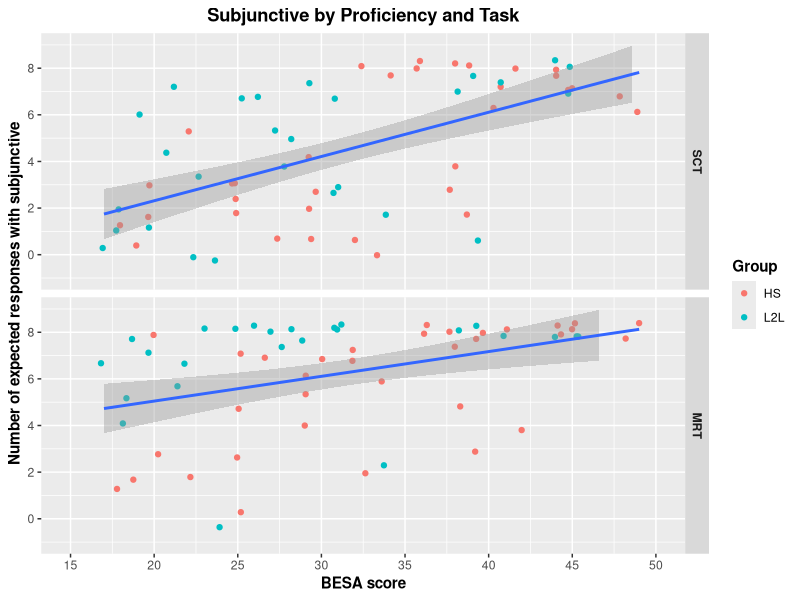
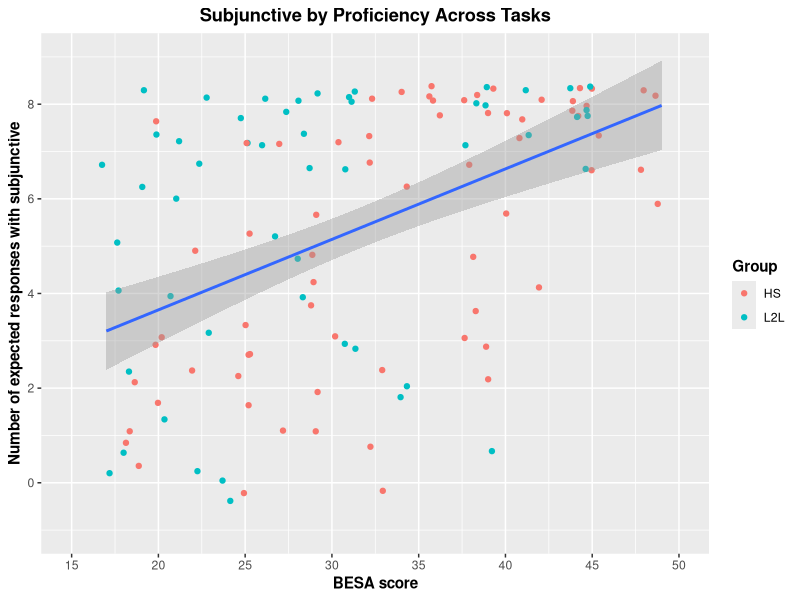

Recreate these plots in R, in order.
library(tidyverse)


# Load and prepare data
## EPT
HS_EPT <- read_csv("./CSV Files/Adult HS/Adult HS Subjunctive EPT.csv") %>% 
  filter(Short_Prop == "Intensional") %>% 
  mutate(Group = "HS",
         Task = "SCT")

L2L_EPT <- read_csv("./CSV Files/Adult L2L/Adult L2L Subjunctive EPT.csv") %>% 
  filter(Short_Prop == "Intensional") %>% 
  mutate(Group = "L2L",
         Task = "SCT")


## FCT
HS_FCT <- read_csv("./CSV Files/Adult HS/Adult HS Subjunctive FCT.csv") %>% 
  filter(Short_Prop == "Intensional") %>% 
  mutate(Group = "HS",
         Task = "MRT")

L2L_FCT <- read_csv("./CSV Files/Adult L2L/Adult L2L Subjunctive FCT.csv") %>% 
  filter(Short_Prop == "Intensional") %>% 
  mutate(Group = "L2L",
         Task = "MRT")


## Join datasets
EPT <- rbind(HS_EPT, L2L_EPT)
FCT <- rbind(HS_FCT, L2L_FCT)


# Calculate sum of subjunctive responses by participant
EPT_Part_Avg <- aggregate(EPT$Mood_Use, list(EPT$Part_ID), FUN = sum, na.rm = TRUE)
EPT_Part_Avg <- EPT_Part_Avg %>% rename(Part_Avg = x)
EPT_Part_Avg <- left_join(EPT, EPT_Part_Avg, by = c("Part_ID" = "Group.1")) %>% 
  filter(Item == "EPT-02")

FCT_Part_Avg <- aggregate(FCT$Mood_Use, list(FCT$Part_ID), FUN = sum, na.rm = TRUE)
FCT_Part_Avg <- FCT_Part_Avg %>% rename(Part_Avg = x)
FCT_Part_Avg <- left_join(FCT, FCT_Part_Avg, by = c("Part_ID" = "Group.1")) %>% 
  filter(Item == "FCT-02")


# Join datsets
Aggregate <- rbind(EPT_Part_Avg, FCT_Part_Avg)
Aggregate$Group <- factor(Aggregate$Group, levels = c("HS", "L2L"))
Aggregate$Task <- factor(Aggregate$Task, levels = c("SCT", "MRT"))


# Generate graphs
## By task
Aggregate %>% 
  ggplot(aes(x = DELE, y = Part_Avg)) + 
  geom_jitter(mapping = aes(color = Group)) +
  geom_smooth(method = glm) +
  facet_grid(rows = vars(Task)) +
  scale_y_continuous(breaks = seq (0, 8, 2),
                     limits = c(-1, 9)) +
  scale_x_continuous(breaks = seq (0, 50, 5),
                     limits = c(15, 50)) +
  labs(x = "BESA score", y = "Number of expected responses with subjunctive", 
       title = "Subjunctive by Proficiency and Task") +
  theme(axis.title = element_text(face = "bold"),
        plot.title = element_text(hjust = 0.5, face = "bold"),
        legend.title = element_text(face = "bold"),
        strip.text = element_text(face = "bold"))


## Across tasks
Aggregate %>% 
  ggplot(aes(x = DELE, y = Part_Avg)) + 
  geom_jitter(mapping = aes(color = Group)) +
  geom_smooth(method = glm) +
  scale_y_continuous(breaks = seq (0, 8, 2),
                     limits = c(-1, 9)) +
  scale_x_continuous(breaks = seq (0, 50, 5),
                     limits = c(15, 50)) +
  labs(x = "BESA score", y = "Number of expected responses with subjunctive", 
       title = "Subjunctive by Proficiency Across Tasks") +
  theme(axis.title = element_text(face = "bold"),
        plot.title = element_text(hjust = 0.5, face = "bold"),
        legend.title = element_text(face = "bold"),
        strip.text = element_text(face = "bold"))
